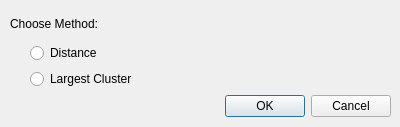
<?xml version="1.0" encoding="UTF-8"?>
<ui version="4.0">
 <class>AnalyseThresholdDialog</class>
 <widget class="QDialog" name="AnalyseThresholdDialog">
  <property name="geometry">
   <rect>
    <x>0</x>
    <y>0</y>
    <width>400</width>
    <height>127</height>
   </rect>
  </property>
  <property name="windowTitle">
   <string>Analyse Threshold</string>
  </property>
  <widget class="QDialogButtonBox" name="buttonBox">
   <property name="geometry">
    <rect>
     <x>50</x>
     <y>90</y>
     <width>341</width>
     <height>32</height>
    </rect>
   </property>
   <property name="orientation">
    <enum>Qt::Horizontal</enum>
   </property>
   <property name="standardButtons">
    <set>QDialogButtonBox::Cancel|QDialogButtonBox::Ok</set>
   </property>
  </widget>
  <widget class="QWidget" name="verticalLayoutWidget">
   <property name="geometry">
    <rect>
     <x>10</x>
     <y>10</y>
     <width>381</width>
     <height>79</height>
    </rect>
   </property>
   <layout class="QVBoxLayout" name="verticalLayout">
    <item>
     <widget class="QLabel" name="label">
      <property name="text">
       <string>Choose Method:</string>
      </property>
     </widget>
    </item>
    <item>
     <layout class="QHBoxLayout" name="horizontalLayout">
      <property name="bottomMargin">
       <number>0</number>
      </property>
      <item>
       <spacer name="horizontalSpacer">
        <property name="orientation">
         <enum>Qt::Horizontal</enum>
        </property>
        <property name="sizeType">
         <enum>QSizePolicy::Fixed</enum>
        </property>
        <property name="sizeHint" stdset="0">
         <size>
          <width>20</width>
          <height>20</height>
         </size>
        </property>
       </spacer>
      </item>
      <item>
       <widget class="QRadioButton" name="distance_radiobutton">
        <property name="text">
         <string>Distance</string>
        </property>
       </widget>
      </item>
     </layout>
    </item>
    <item>
     <layout class="QHBoxLayout" name="horizontalLayout_2">
      <property name="bottomMargin">
       <number>0</number>
      </property>
      <item>
       <spacer name="horizontalSpacer_2">
        <property name="orientation">
         <enum>Qt::Horizontal</enum>
        </property>
        <property name="sizeType">
         <enum>QSizePolicy::Fixed</enum>
        </property>
        <property name="sizeHint" stdset="0">
         <size>
          <width>20</width>
          <height>20</height>
         </size>
        </property>
       </spacer>
      </item>
      <item>
       <widget class="QRadioButton" name="largestcluster_radiobutton">
        <property name="text">
         <string>Largest Cluster</string>
        </property>
       </widget>
      </item>
     </layout>
    </item>
   </layout>
  </widget>
 </widget>
 <resources/>
 <connections>
  <connection>
   <sender>buttonBox</sender>
   <signal>accepted()</signal>
   <receiver>AnalyseThresholdDialog</receiver>
   <slot>accept()</slot>
   <hints>
    <hint type="sourcelabel">
     <x>248</x>
     <y>254</y>
    </hint>
    <hint type="destinationlabel">
     <x>157</x>
     <y>274</y>
    </hint>
   </hints>
  </connection>
  <connection>
   <sender>buttonBox</sender>
   <signal>rejected()</signal>
   <receiver>AnalyseThresholdDialog</receiver>
   <slot>reject()</slot>
   <hints>
    <hint type="sourcelabel">
     <x>316</x>
     <y>260</y>
    </hint>
    <hint type="destinationlabel">
     <x>286</x>
     <y>274</y>
    </hint>
   </hints>
  </connection>
 </connections>
</ui>
